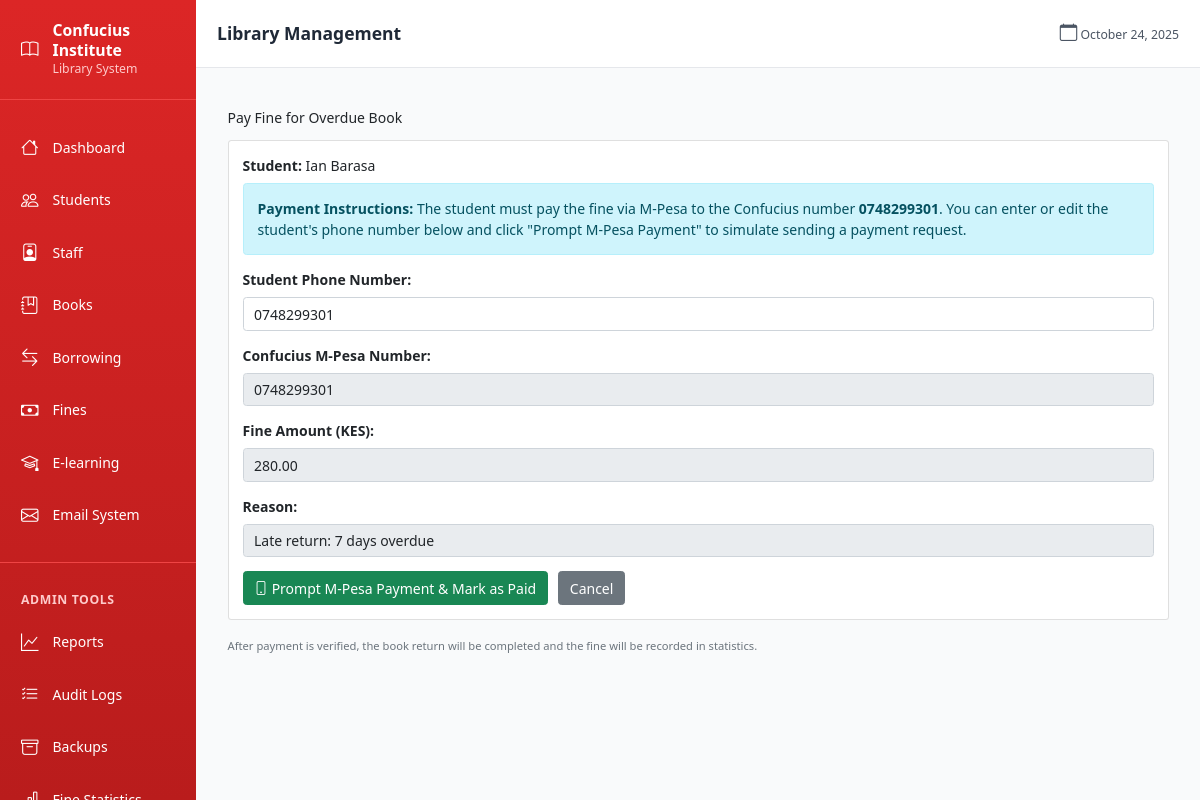
Page /borrowing/fines/2/pay (signed in) on the committed database.
### models.py (models this page shows, shortened)
class Student(db.Model):
    id = db.Column(db.Integer, primary_key=True)
    name = db.Column(db.String(100), nullable=False)
    registration_number = db.Column(db.String(50), unique=True, nullable=True)  # UoN students
    id_number = db.Column(db.String(20), unique=True, nullable=True)  # Kenyan non-UoN
    passport_number = db.Column(db.String(20), unique=True, nullable=True)  # International
    email = db.Column(db.String(120), nullable=False)
    phone = db.Column(db.String(20))
    membership_status = db.Column(db.String(20), default='active')  # active, suspended, expired
    created_at = db.Column(db.DateTime, default=datetime.utcnow)
    borrow_records = db.relationship('BorrowRecord', backref='student_ref', lazy=True)
    fines = db.relationship('Fine', backref='student_ref', lazy=True)

class Fine(db.Model):
    id = db.Column(db.Integer, primary_key=True)
    student_id = db.Column(db.Integer, db.ForeignKey('student.id'), nullable=False)
    borrow_record_id = db.Column(db.Integer, db.ForeignKey('borrow_record.id'), nullable=False)
    amount = db.Column(db.Float, nullable=False)  # Amount in KES
    original_amount = db.Column(db.Float, nullable=True)  # Original fine amount before adjustments
    reason = db.Column(db.String(200), default='Late return')
    paid = db.Column(db.Boolean, default=False)
    paid_at = db.Column(db.DateTime, nullable=True)
    waived = db.Column(db.Boolean, default=False)
    waived_at = db.Column(db.DateTime, nullable=True)
    waived_by = db.Column(db.Integer, db.ForeignKey('user.id'), nullable=True)
    waiver_reason = db.Column(db.Text, nullable=True)
    adjustment_amount = db.Column(db.Float, default=0.0)  # Amount adjusted (positive or negative)
    created_at = db.Column(db.DateTime, default=datetime.utcnow)
    borrow_record = db.relationship('BorrowRecord', backref='fine_ref', lazy=True)
    waived_by_user = db.relationship('User', backref='waived_fines', lazy=True)

### blueprints/borrowing.py (the view, shortened to what this page needs)
@borrowing_bp.route('/fines/<int:fine_id>/pay', methods=['GET', 'POST'])
@login_required
def pay_fine(fine_id):
    fine = Fine.query.get_or_404(fine_id)
    student = Student.query.get(fine.student_id)
    from os import getenv
    confucius_number = getenv('CONFUCIUS_MPESA_NUMBER', '0748299301')
    return render_template('borrowing/pay_fine.html', fine=fine, student=student, confucius_number=confucius_number)

### templates/borrowing/pay_fine.html (shortened to what this page needs)
{% extends "base.html" %}
{% block content %}
<div class="container mt-4">
    <h2>Pay Fine for Overdue Book</h2>
    <div class="card mt-3">
        <div class="card-body">
            <p><strong>Student:</strong> {{ student.name }}</p>
            <div class="alert alert-info mt-2">
                <strong>Payment Instructions:</strong> The student must pay the fine via M-Pesa to the Confucius number <b>{{ confucius_number }}</b>.
                You can enter or edit the student's phone number below and click "Prompt M-Pesa Payment" to simulate sending a payment request.
            </div>
            <form id="paymentForm" method="POST">
                <div class="mb-3">
                    <label for="phone_number" class="form-label"><strong>Student Phone Number:</strong></label>
                    <input type="text" class="form-control" id="phone_number" name="phone_number" value="{{ student.phone }}" required>
                </div>
                <div class="mb-3">
                    <label for="confucius_number" class="form-label"><strong>Confucius M-Pesa Number:</strong></label>
                    <input type="text" class="form-control" id="confucius_number" name="confucius_number" value="{{ confucius_number }}" readonly>
                </div>
                <div class="mb-3">
                    <label for="fine_amount" class="form-label"><strong>Fine Amount (KES):</strong></label>
                    <input type="text" class="form-control" id="fine_amount" name="fine_amount" value="{{ "%.2f"|format(fine.amount) }}" readonly>
                </div>
                <div class="mb-3">
                    <label for="reason" class="form-label"><strong>Reason:</strong></label>
                    <input type="text" class="form-control" id="reason" name="reason" value="{{ fine.reason }}" readonly>
                </div>
                <button type="submit" class="btn btn-success" id="payBtn">
                    <i class="bi bi-phone"></i> Prompt M-Pesa Payment &amp; Mark as Paid
                </button>
                <a href="{{ url_for('borrowing.list_borrows') }}" class="btn btn-secondary ms-2">Cancel</a>
            </form>
        </div>
    </div>
    <div class="mt-3">
        <small class="text-muted">After payment is verified, the book return will be completed and the fine will be recorded in statistics.</small>
    </div>
</div>
{% endblock %}

### templates/base.html (style rules this page uses)
:root { font-size: 14px; }

### rows in the picture
Student: name "Ian Barasa", phone_number "0748299301"
Fine: fine_amount "280.00", reason "Late return: 7 days overdue"

### other values in the picture
{{ confucius_number }} "0748299301"
